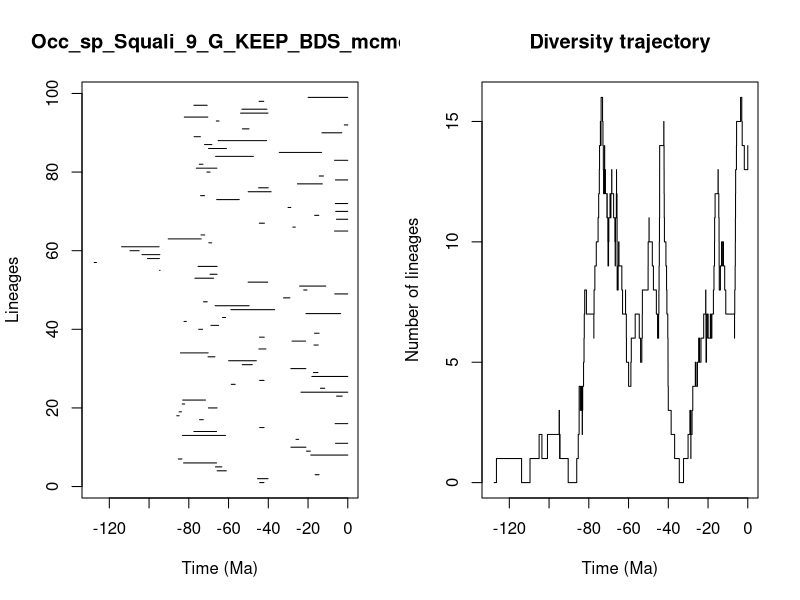

Write the R code that produced this figure.


pdf(file='../Results/Species/5_MA_bins_EP_FT/pyrate_mcmc_logs/Occ_sp_Squali_9_G_KEEP_BDS_mcmc_LTT.pdf',width=0.6*20, height=0.6*10)
title = "Occ_sp_Squali_9_G_KEEP_BDS_mcmc"
ts=c(44.357281414159544, 45.399002645630524,16.449848161146306,65.73631241407512,66.62454213180344,82.64666153392736,85.3120305662844,18.620207504128086,20.770601853719473,28.59898136618403,6.159269642382226,26.054544386608086,83.21448877410619,77.45868180329165,44.338870277932145,6.3597582560815065,74.59136520677347,86.06980856420644,84.87063350270333,70.14377935166331,83.33084494259793,83.07373105263804,5.633296571634345,23.550615463382865,13.770418441735139,58.61932738622274,44.36152568038719,18.07390642184457,17.292746154157864,28.65960788632037,53.093796231382285,59.97389450565893,70.3421626302522,84.22400105267347,44.72974135639824,17.01218529896273,28.04210214767761,44.44040773845917,16.73717254146743,75.03353279535824,68.85762797703252,82.40113591538739,63.018410215659,21.021782455061096,58.82784602135939,66.73509705392253,72.57690992637951,32.332776658767344,6.5551599425218745,22.182704623022936,24.255870339827645,50.157664457996155,76.94942608613532,69.32406671825804,94.69681637531542,75.32936537718477,127.603598012867,100.80281002006068,103.59148612895251,109.5864780470774,113.83178273521548,69.91828814551151,90.37070708656326,73.86294772532872,6.665571033233732,27.67830446713127,44.52143469924153,5.705350823253395,16.681043907524096,6.106241965545211,30.046014457460558,6.2733499587020125,65.9801632888433,74.05628991529152,50.13045365495214,44.87541838874975,25.32868742860728,6.223878812732306,14.35485413922938,70.88745998891734,76.23229310140526,74.70802004898584,6.65134889273608,66.5281585115,34.46786128916311,70.06213068595433,72.08238518293972,65.22578742448198,77.35263869169167,12.991744807878787,53.04211968976507,1.7489645855321254,66.13983254641201,82.28115102550437,53.940889356792255,53.32304697289708,77.4550110296898,44.63482771489439,19.94645728237024)
te=c(42.1994360686236, 40.121742187074304,14.418937812644424,61.115541234336185,63.37753736365729,66.0446424784167,83.46107761611879,0.0,18.842552300939815,21.04807859217401,0.0,24.72432443857523,61.509655298320254,66.03814027174711,42.10224806746071,0.0,72.69675475502608,84.85641463268415,83.67598786824605,65.76100349375233,82.07021335711575,71.62736806677253,2.8077507609756447,0.0,11.620317858127777,56.66082958436394,42.128315789615584,0.0,14.97348959991695,21.09771851361697,48.04145979043054,46.005200419001866,66.87113007824343,70.28039397394338,41.19353565395754,14.873552776912982,21.200336878771665,42.0386263397448,14.449429378268867,73.07958515388354,64.99949077988612,81.20509882837028,61.507373498096804,3.628937970327207,36.814748637251036,49.6493255927256,70.72730404377472,29.125826845672155,0.0,20.496006642943,11.070966732425658,40.25138588281608,67.51868473320638,65.8034541646051,94.47467837329641,65.75931037414828,126.47767454237939,94.79433540068528,94.55832284969412,105.00527988823615,94.94089187223989,68.49812666111258,73.80122913599756,72.00230718587578,0.0,26.403386433564304,41.94293260236215,0.0,14.579929352548284,0.0,28.68840244548315,0.0,54.60657829545711,72.06800347572117,38.56094262790792,40.00255265452501,12.801744947683389,0.0,12.238770059674884,69.3249860188155,65.85657666911982,72.87703804742402,0.0,47.482752816215125,13.204673765904326,61.06049124356784,68.39985631629412,40.867386690827836,74.16936848334116,3.017537337999799,49.70208906976152,0.0,64.80169487207777,70.41903674230583,40.143717220049254,40.705910863095944,70.73607008765975,42.28316216315825,0.0)
div_traj=c(0, 1,0,1,2,1,2,3,2,1,2,1,0,1,2,3,4,3,4,3,2,3,4,5,6,7,8,7,6,7,8,9,10,11,12,13,14,15,14,15,16,15,14,13,12,13,14,13,12,11,12,11,10,9,10,9,10,11,12,11,12,13,12,11,10,9,10,11,12,13,12,11,12,11,10,9,8,9,10,9,8,7,8,7,6,5,4,5,6,7,6,5,6,7,8,9,10,11,10,9,8,7,6,7,8,9,10,11,12,13,14,15,14,13,12,11,10,9,8,7,6,5,4,3,2,1,0,1,2,3,2,1,2,3,4,5,4,5,6,5,6,7,8,7,6,5,6,7,6,7,6,7,8,9,10,11,12,13,12,11,10,9,8,9,10,9,10,9,8,7,6,7,8,9,10,11,12,13,14,15,16,15,14,13,14)
time_events=c(127.603598012867, 126.47767454237939,113.83178273521548,109.5864780470774,105.00527988823615,103.59148612895251,100.80281002006068,94.94089187223989,94.79433540068528,94.69681637531542,94.55832284969412,94.47467837329641,90.37070708656326,86.06980856420644,85.3120305662844,84.87063350270333,84.85641463268415,84.22400105267347,83.67598786824605,83.46107761611879,83.33084494259793,83.21448877410619,83.07373105263804,82.64666153392736,82.40113591538739,82.28115102550437,82.07021335711575,81.20509882837028,77.45868180329165,77.4550110296898,77.35263869169167,76.94942608613532,76.23229310140526,75.32936537718477,75.03353279535824,74.70802004898584,74.59136520677347,74.16936848334116,74.05628991529152,73.86294772532872,73.80122913599756,73.07958515388354,72.87703804742402,72.69675475502608,72.57690992637951,72.08238518293972,72.06800347572117,72.00230718587578,71.62736806677253,70.88745998891734,70.73607008765975,70.72730404377472,70.41903674230583,70.3421626302522,70.28039397394338,70.14377935166331,70.06213068595433,69.91828814551151,69.3249860188155,69.32406671825804,68.85762797703252,68.49812666111258,68.39985631629412,67.51868473320638,66.87113007824343,66.73509705392253,66.62454213180344,66.5281585115,66.13983254641201,66.0446424784167,66.03814027174711,65.9801632888433,65.85657666911982,65.8034541646051,65.76100349375233,65.75931037414828,65.73631241407512,65.22578742448198,64.99949077988612,64.80169487207777,63.37753736365729,63.018410215659,61.509655298320254,61.507373498096804,61.115541234336185,61.06049124356784,59.97389450565893,58.82784602135939,58.61932738622274,56.66082958436394,54.60657829545711,53.940889356792255,53.32304697289708,53.093796231382285,53.04211968976507,50.157664457996155,50.13045365495214,49.70208906976152,49.6493255927256,48.04145979043054,47.482752816215125,46.005200419001866,45.399002645630524,44.87541838874975,44.72974135639824,44.63482771489439,44.52143469924153,44.44040773845917,44.36152568038719,44.357281414159544,44.338870277932145,42.28316216315825,42.1994360686236,42.128315789615584,42.10224806746071,42.0386263397448,41.94293260236215,41.19353565395754,40.867386690827836,40.705910863095944,40.25138588281608,40.143717220049254,40.121742187074304,40.00255265452501,38.56094262790792,36.814748637251036,34.46786128916311,32.332776658767344,30.046014457460558,29.125826845672155,28.68840244548315,28.65960788632037,28.59898136618403,28.04210214767761,27.67830446713127,26.403386433564304,26.054544386608086,25.32868742860728,24.72432443857523,24.255870339827645,23.550615463382865,22.182704623022936,21.200336878771665,21.09771851361697,21.04807859217401,21.021782455061096,20.770601853719473,20.496006642943,19.94645728237024,18.842552300939815,18.620207504128086,18.07390642184457,17.292746154157864,17.01218529896273,16.73717254146743,16.681043907524096,16.449848161146306,14.97348959991695,14.873552776912982,14.579929352548284,14.449429378268867,14.418937812644424,14.35485413922938,13.770418441735139,13.204673765904326,12.991744807878787,12.801744947683389,12.238770059674884,11.620317858127777,11.070966732425658,6.665571033233732,6.65134889273608,6.5551599425218745,6.3597582560815065,6.2733499587020125,6.223878812732306,6.159269642382226,6.106241965545211,5.705350823253395,5.633296571634345,3.628937970327207,3.017537337999799,2.8077507609756447,1.7489645855321254,0.0)
                par(mfrow=c(1,2))
                L = length(ts)
                plot(ts, 1:L , xlim=c(-max(ts)-1,0), pch=20, type="n", main=title,xlab="Time (Ma)",ylab="Lineages")
                for (i in 1:L){segments(x0=-te[i],y0=i,x1=-ts[i],y1=i)}    
                t = -time_events
                plot(div_traj ~ t,type="s", main = "Diversity trajectory",xlab="Time (Ma)",ylab="Number of lineages",xlim=c(-max(ts)-1,0))
                abline(v=c(65,200,251,367,445),lty=2,col="gray")
                
